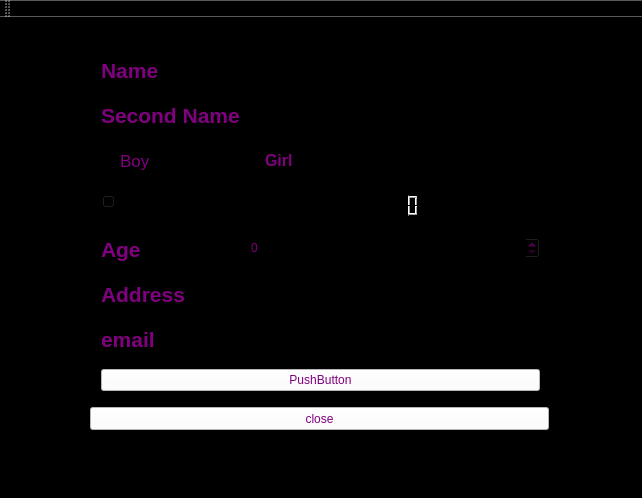
<?xml version="1.0" encoding="UTF-8"?>
<ui version="4.0">
 <class>MainWindow</class>
 <widget class="QMainWindow" name="MainWindow">
  <property name="geometry">
   <rect>
    <x>0</x>
    <y>0</y>
    <width>642</width>
    <height>498</height>
   </rect>
  </property>
  <property name="windowTitle">
   <string>shop</string>
  </property>
  <property name="styleSheet">
   <string notr="true">color:purple; background-color:black;</string>
  </property>
  <widget class="QWidget" name="centralWidget">
   <widget class="QWidget" name="verticalLayoutWidget">
    <property name="geometry">
     <rect>
      <x>90</x>
      <y>30</y>
      <width>461</width>
      <height>355</height>
     </rect>
    </property>
    <layout class="QVBoxLayout" name="verticalLayout">
     <property name="spacing">
      <number>6</number>
     </property>
     <item>
      <layout class="QFormLayout" name="formLayout">
       <property name="horizontalSpacing">
        <number>6</number>
       </property>
       <property name="verticalSpacing">
        <number>20</number>
       </property>
       <item row="0" column="0">
        <widget class="QLabel" name="label">
         <property name="maximumSize">
          <size>
           <width>16777215</width>
           <height>1677</height>
          </size>
         </property>
         <property name="font">
          <font>
           <pointsize>16</pointsize>
           <weight>75</weight>
           <bold>true</bold>
          </font>
         </property>
         <property name="text">
          <string>Name</string>
         </property>
        </widget>
       </item>
       <item row="0" column="1">
        <widget class="QLineEdit" name="lineEdit"/>
       </item>
       <item row="1" column="0">
        <widget class="QLabel" name="label_3">
         <property name="font">
          <font>
           <pointsize>16</pointsize>
           <weight>75</weight>
           <bold>true</bold>
          </font>
         </property>
         <property name="text">
          <string>Second Name</string>
         </property>
        </widget>
       </item>
       <item row="1" column="1">
        <widget class="QLineEdit" name="lineEdit_2"/>
       </item>
       <item row="2" column="0">
        <widget class="QCheckBox" name="checkBox">
         <property name="font">
          <font>
           <pointsize>13</pointsize>
          </font>
         </property>
         <property name="text">
          <string>Boy</string>
         </property>
        </widget>
       </item>
       <item row="2" column="1">
        <widget class="QCheckBox" name="checkBox_2">
         <property name="font">
          <font>
           <pointsize>12</pointsize>
           <weight>75</weight>
           <bold>true</bold>
          </font>
         </property>
         <property name="text">
          <string>Girl</string>
         </property>
        </widget>
       </item>
       <item row="4" column="0">
        <widget class="QLabel" name="label_2">
         <property name="font">
          <font>
           <pointsize>16</pointsize>
           <weight>75</weight>
           <bold>true</bold>
          </font>
         </property>
         <property name="autoFillBackground">
          <bool>false</bool>
         </property>
         <property name="text">
          <string>Age</string>
         </property>
        </widget>
       </item>
       <item row="4" column="1">
        <widget class="QSpinBox" name="spinBox"/>
       </item>
       <item row="5" column="0">
        <widget class="QLabel" name="label_4">
         <property name="font">
          <font>
           <pointsize>16</pointsize>
           <weight>75</weight>
           <bold>true</bold>
          </font>
         </property>
         <property name="text">
          <string>Address</string>
         </property>
        </widget>
       </item>
       <item row="5" column="1">
        <widget class="QLineEdit" name="lineEdit_3"/>
       </item>
       <item row="6" column="0">
        <widget class="QLabel" name="label_5">
         <property name="font">
          <font>
           <pointsize>16</pointsize>
           <weight>75</weight>
           <italic>false</italic>
           <bold>true</bold>
          </font>
         </property>
         <property name="text">
          <string>email</string>
         </property>
        </widget>
       </item>
       <item row="6" column="1">
        <widget class="QLineEdit" name="lineEdit_4"/>
       </item>
       <item row="3" column="1">
        <widget class="QLCDNumber" name="lcdNumber"/>
       </item>
       <item row="3" column="0">
        <widget class="QSlider" name="horizontalSlider">
         <property name="orientation">
          <enum>Qt::Horizontal</enum>
         </property>
        </widget>
       </item>
      </layout>
     </item>
     <item>
      <widget class="QPushButton" name="pushButton">
       <property name="styleSheet">
        <string notr="true">background-color:white;</string>
       </property>
       <property name="text">
        <string>PushButton</string>
       </property>
      </widget>
     </item>
    </layout>
   </widget>
   <widget class="QPushButton" name="pushButton_2">
    <property name="geometry">
     <rect>
      <x>90</x>
      <y>390</y>
      <width>459</width>
      <height>23</height>
     </rect>
    </property>
    <property name="styleSheet">
     <string notr="true">background-color:white;</string>
    </property>
    <property name="text">
     <string>close</string>
    </property>
   </widget>
  </widget>
  <widget class="QMenuBar" name="menuBar">
   <property name="geometry">
    <rect>
     <x>0</x>
     <y>0</y>
     <width>642</width>
     <height>21</height>
    </rect>
   </property>
  </widget>
  <widget class="QToolBar" name="mainToolBar">
   <attribute name="toolBarArea">
    <enum>TopToolBarArea</enum>
   </attribute>
   <attribute name="toolBarBreak">
    <bool>false</bool>
   </attribute>
  </widget>
  <widget class="QStatusBar" name="statusBar"/>
 </widget>
 <layoutdefault spacing="6" margin="11"/>
 <resources/>
 <connections>
  <connection>
   <sender>horizontalSlider</sender>
   <signal>sliderMoved(int)</signal>
   <receiver>lcdNumber</receiver>
   <slot>display(int)</slot>
   <hints>
    <hint type="sourcelabel">
     <x>174</x>
     <y>208</y>
    </hint>
    <hint type="destinationlabel">
     <x>270</x>
     <y>208</y>
    </hint>
   </hints>
  </connection>
  <connection>
   <sender>pushButton_2</sender>
   <signal>clicked()</signal>
   <receiver>MainWindow</receiver>
   <slot>close()</slot>
   <hints>
    <hint type="sourcelabel">
     <x>548</x>
     <y>432</y>
    </hint>
    <hint type="destinationlabel">
     <x>594</x>
     <y>433</y>
    </hint>
   </hints>
  </connection>
 </connections>
</ui>
